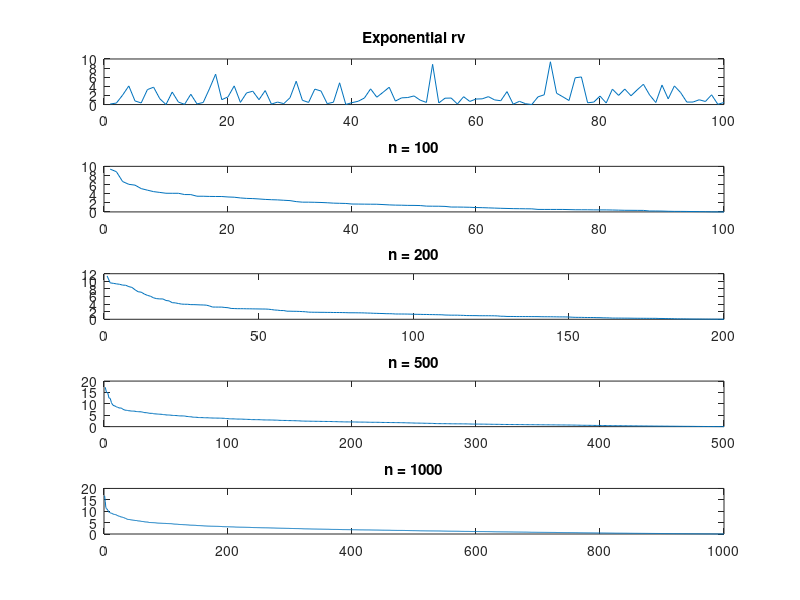

This figure's MATLAB source:
u = rand(100, 1);   %uniform random variable between 0 and 1
lambda = 1/2;       %lamba derived from mean
x = -log(1-u)/lambda;   %exponential rv
figure; subplot(5,1,1);
plot(x);
title('Exponential rv');
subplot(5,1,2);
plot(sort(x,'descend'));
title('n = 100');

u = rand(200, 1);   %uniform random variable between 0 and 1
lambda = 1/2;       %lamba derived from mean
x = -log(1-u)/lambda;   %exponential rv
subplot(5,1,3);
plot(sort(x,'descend'))
title('n = 200');

u = rand(500, 1);   %uniform random variable between 0 and 1
lambda = 1/2;       %lamba derived from mean
x = -log(1-u)/lambda;   %exponential rv
subplot(5,1,4);
plot(sort(x,'descend'));
title('n = 500');

u = rand(1000, 1);   %uniform random variable between 0 and 1
lambda = 1/2;       %lamba derived from mean
x = -log(1-u)/lambda;   %exponential rv
subplot(5,1,5);
plot(sort(x,'descend'))
title('n = 1000');